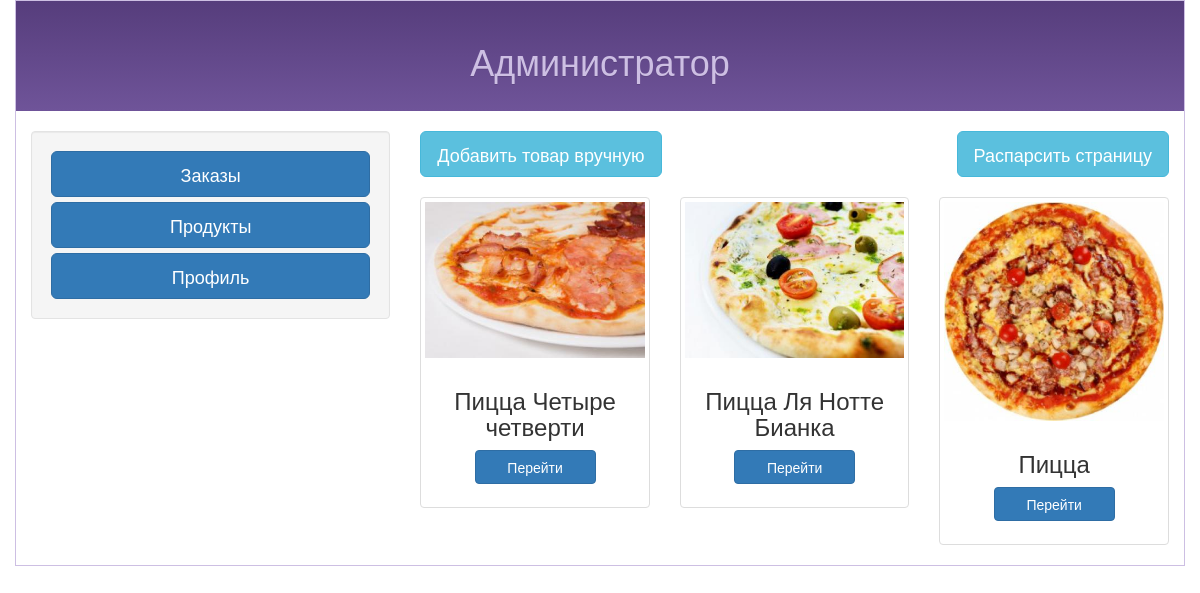
/admin/products.php, run on the app's committed database.
### tables this page shows
CREATE TABLE `pizza` (
  `id` int(11) NOT NULL,
  `name` varchar(255) NOT NULL,
  `description` text NOT NULL,
  `prise` float NOT NULL,
  `icon` text NOT NULL
);

### utils/DB.php (called while the page is built, shortened)
<?php
class DB
{
    private static $db = null;
    private $connection;
    private function __construct()
    {
        $this->connection = new mysqli(self::DB_HOST,self::DB_USER_NAME,self::DB_USER_PASSWORD,self::DB_NAME);
        $this->connection->query("SET lc_time_names = 'ru_RU'");
        $this->connection->query("SET NAMES 'utf8'");
    }
    public static function getDB()
    {
        if (self::$db == null) {
            self::$db = new DB();
        }
        return self::$db;
    }
    public function getAllData($tableName, $orderBy = null){
        $sql = "SELECT * FROM $tableName";
        $result = $this->connection->query($sql);
        $array = array();
        while($row = $result->fetch_assoc()){
            $array[] = $row;
        }
        return $array;
    }
}

### repositories/ProductsRepository.php (called while the page is built, shortened)
<?php
class ProductsRepository
{
    public function getAllProducts(){
        $array = DB::getDB()->getAllData(self::TABLE_NAME);
        $products = array();
        foreach ($array  as  $product){
            $prod =  new Product;
            $prod->setProductId($product["id"]);
            $prod->setName($product["name"]);
            $prod->setDescription($product["description"]);
            $prod->setPrice($product["prise"]);
            $prod->setIcons($product["icon"]);
            $products[] = $prod;
        }
     return $products;
    }
}

### models/Product.php (called while the page is built, shortened)
<?php
class Product
{
    private $productId;
    private $name;
    private $icons;
    public function setProductId($productId)
    {
        $this->productId = $productId;
    }
    public function getProductId()
    {
        return $this->productId;
    }
    public function setName($name)
    {
        $this->name = $name;
    }
    public function getName()
    {
        return $this->name;
    }
    public function setIcons($icons)
    {
        $this->icons = $icons;
    }
    public function getIcons()
    {
        return $this->icons;
    }
}

### admin/adminViews/products.php (the view, shortened to what this page needs)
<div class="col-sm-8 col-xs-12">
    <button type="button" class="btn btn-info btn-lg pull-left" id="addProduct" data-toggle="modal" data-target="#myModal">Добавить товар вручную</button>
    <button type="button" class="btn btn-info btn-lg pull-right" id="showParseForm" onclick="$('#parsePage').fadeIn();">Распарсить страницу</button>
    <div class="clearfix"></div>
    <div class="row">
        <?php foreach ($products as $product){ ?>
            <div class="col-sm-6 col-md-4">
                <div class="thumbnail">
                    <img src="<?php echo IMG_PATH.$product->getIcons();?>" alt="">
                    <div class="caption">
                        <h3><?php echo $product->getName();?></h3>
                        <p><a href="product.php?id=<?php echo $product->getProductId();?> " class="btn btn-primary width-60" role="button">Перейти</a></p>
                    </div>
                </div>
            </div>
        <?php }?>
    </div>
</div>

### src/css/profil.css (style rules this page uses)
.thumbnail { text-align: center; }
.width-60 { width: 60%; }
#addProduct { margin-bottom: 20px; }

### data on the page
pizza: icon (picture), name "Пицца Четыре четверти"
pizza: icon (picture), name "Пицца Ля Нотте Бианка"
pizza: icon (picture), name "Пицца"
